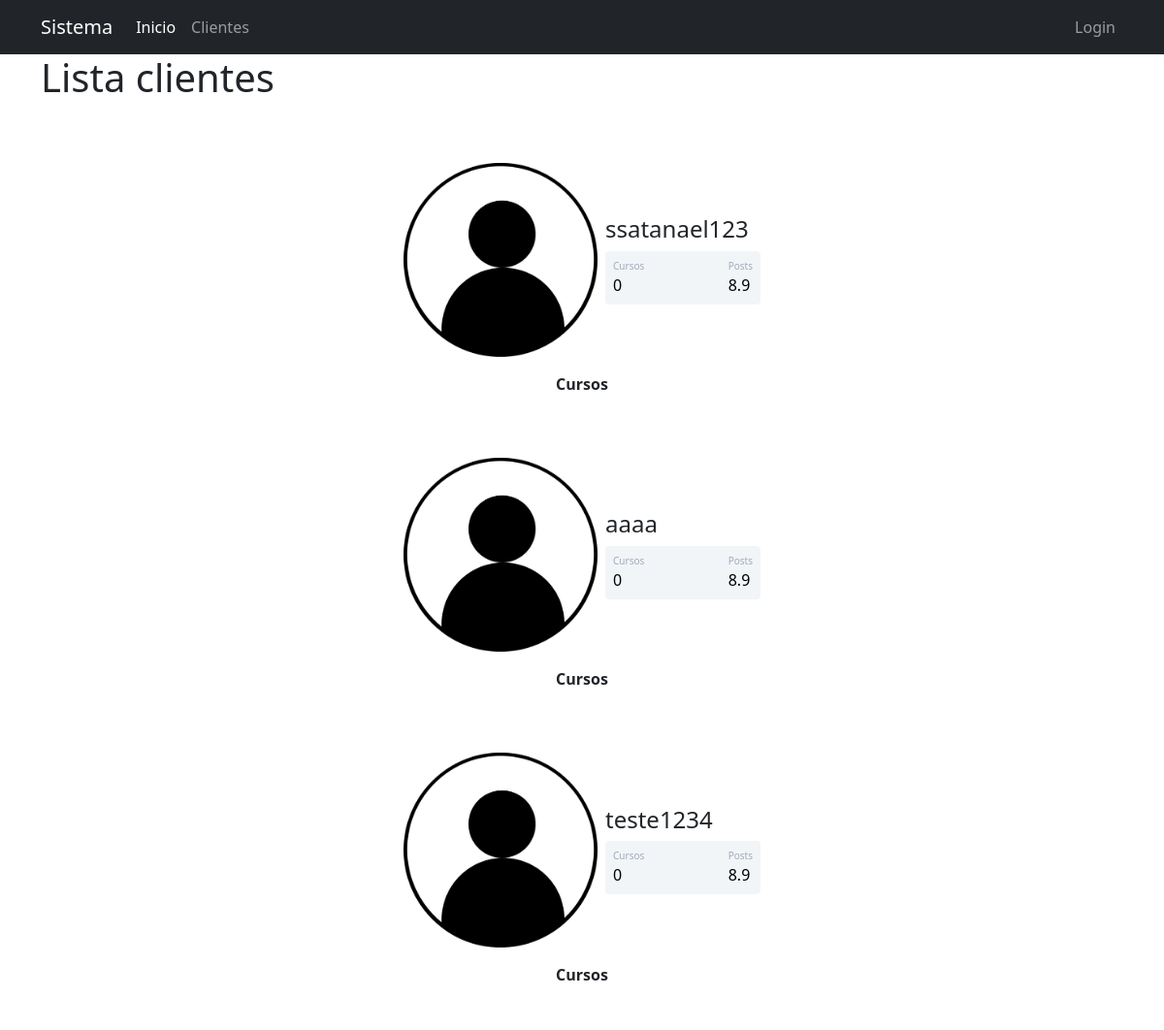
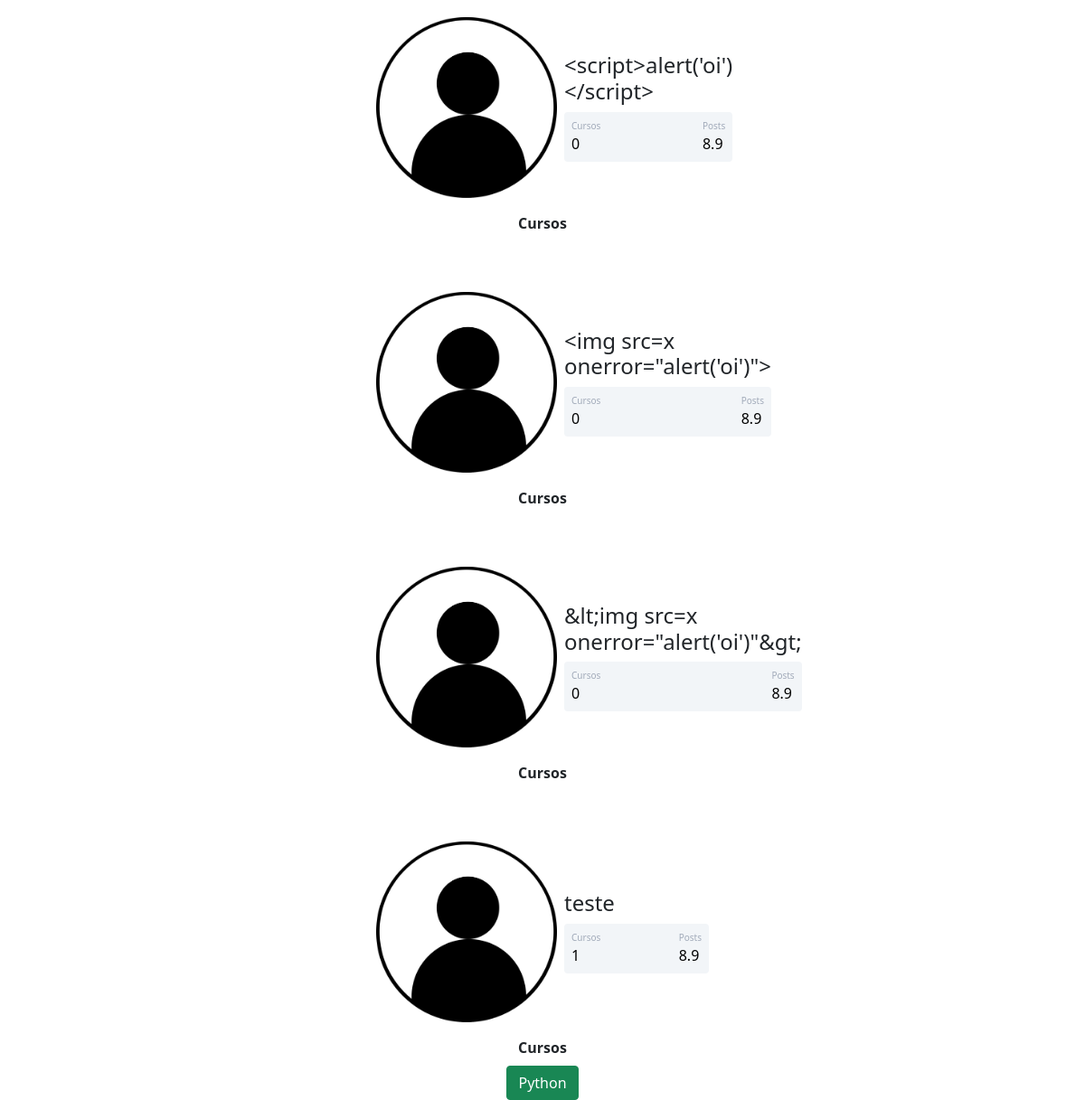
Screenshot of /clientes with the database file from the repository (2 pictures, top to bottom).
### comunidadeimpressionadora/models.py (models this page shows)
class Usuario(database.Model, UserMixin):
    id = database.Column(database.Integer, primary_key = True)
    username = database.Column(database.String, nullable=False)
    email = database.Column(database.String, nullable=False, unique=True)
    password = database.Column(database.String, nullable=False)
    foto_perfil = database.Column(database.String, default='default.jpg')
    posts = database.relationship('Post', backref='autor',lazy=True)
    cursos = database.Column(database.String, nullable=False, default='Não informado')

### comunidadeimpressionadora/routes.py (the view)
@app.route("/clientes")
def clientes():
    lista_clientes = Usuario.query.all()
    for cliente in lista_clientes:
        cursos = contar_cursos(cliente)
    return render_template("clientes.html", lista_clientes=lista_clientes,cursos=cursos)

### comunidadeimpressionadora/routes.py (called while the page is built)
def contar_cursos(user):
    lista_cursos = user.cursos.split(';')
    cursos = 0
    if not user.cursos == '':
        cursos = len(lista_cursos)
    else:
        cursos = 0
    return cursos

### comunidadeimpressionadora/templates/clientes.html
{% extends 'base.html' %}
{% block body %}
    <div class="container">
        <h1>Lista clientes</h1>
        {% for cliente in lista_clientes %}
        <div class="container mt-5 d-flex justify-content-center">
            <div class="card p-3">
                <div class="d-flex align-items-center">
                    <div class="image pe-2">
                        <img class="rounded " width="200" src="{{url_for('static', filename='fotos_perfil/{}'.format(cliente.foto_perfil))}}" >
                    </div>
                <div class="ml-3 w-100">
                <h4 class="mb-0 mt-0">{{ cliente.username}}</h4>
                <div class="p-2 mt-2 bg-primary d-flex justify-content-between rounded text-white stats">
                    <div class="d-flex flex-column">
                        <span class="articles">Cursos</span>
                        <span class="number1">
                            {% if cliente.cursos != 'Não informado' and cliente.cursos !=''%}
                                {{cursos}}
                            {%else%}
                                0
                            {% endif %}
                        </span>
                    </div>
                    <div class="d-flex flex-column">
                        <span class="rating">Posts</span>
                        <span class="number3">8.9</span>
                    </div>
                </div>
                </div>
                </div>
            </div>
        </div>
        <div class="row justify-content-center">
            <div class="col col-4 pd-4" style="text-align: center;">
                <strong>
                    Cursos
                </strong>
                <br>
                {% if not cliente.cursos == '' %}
                    {% for curso in cliente.cursos.split(';') %}
                        {% if cliente.cursos != 'Não informado'%}
                            <buttn type="button" class="btn btn-success mt-2" disabled>{{curso}}</buttn>
                        {% endif %}
                    {% endfor %}
                {% endif %}
            </div>
        </div>
        {% endfor %}
    </div>
{% endblock %}

### comunidadeimpressionadora/static/main.css (style rules this page uses)
.card { width: 400px; border: none; border-radius: 10px; background-color: #fff; }
.stats { background: #f2f5f8 !important; color: #000 !important; }
.articles { font-size:10px; color: #a1aab9; }
.number1 { font-weight:500; }
.rating { font-size:10px; color: #a1aab9; }
.number3 { font-weight:500; }

### rows the page displays
Usuario: foto_perfil (placeholder picture), username "ssatanael123", cursos "0"
Usuario: foto_perfil (placeholder picture), username "aaaa", cursos "0"
Usuario: foto_perfil (placeholder picture), username "teste1234", cursos "0"
Usuario: foto_perfil (placeholder picture), username "<script>alert('oi')</script>", cursos "0"
Usuario: foto_perfil (placeholder picture), username "<img src=x onerror=\"alert('oi')\">", cursos "0"
Usuario: foto_perfil (placeholder picture), username "&lt;img src=x onerror=\"alert('oi')\"&gt;", cursos "0"
Usuario: foto_perfil (placeholder picture), username "teste", cursos "1", cursos "Python"
